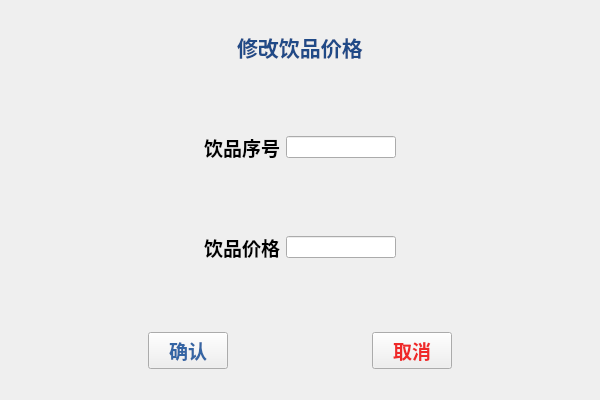
<?xml version="1.0" encoding="UTF-8"?>
<ui version="4.0">
 <class>Modify_drinks</class>
 <widget class="QWidget" name="Modify_drinks">
  <property name="geometry">
   <rect>
    <x>0</x>
    <y>0</y>
    <width>600</width>
    <height>400</height>
   </rect>
  </property>
  <property name="maximumSize">
   <size>
    <width>600</width>
    <height>400</height>
   </size>
  </property>
  <property name="windowTitle">
   <string>Form</string>
  </property>
  <layout class="QVBoxLayout" name="verticalLayout_2">
   <item>
    <spacer name="horizontalSpacer_9">
     <property name="orientation">
      <enum>Qt::Horizontal</enum>
     </property>
     <property name="sizeHint" stdset="0">
      <size>
       <width>579</width>
       <height>20</height>
      </size>
     </property>
    </spacer>
   </item>
   <item>
    <layout class="QHBoxLayout" name="horizontalLayout">
     <item>
      <spacer name="horizontalSpacer">
       <property name="orientation">
        <enum>Qt::Horizontal</enum>
       </property>
       <property name="sizeHint" stdset="0">
        <size>
         <width>40</width>
         <height>20</height>
        </size>
       </property>
      </spacer>
     </item>
     <item>
      <widget class="QLabel" name="label">
       <property name="font">
        <font>
         <family>AR PL UKai CN</family>
         <pointsize>16</pointsize>
         <weight>75</weight>
         <bold>true</bold>
        </font>
       </property>
       <property name="text">
        <string>&lt;html&gt;&lt;head/&gt;&lt;body&gt;&lt;p&gt;&lt;span style=&quot; color:#204a87;&quot;&gt;修改饮品价格&lt;/span&gt;&lt;/p&gt;&lt;/body&gt;&lt;/html&gt;</string>
       </property>
      </widget>
     </item>
     <item>
      <spacer name="horizontalSpacer_2">
       <property name="orientation">
        <enum>Qt::Horizontal</enum>
       </property>
       <property name="sizeHint" stdset="0">
        <size>
         <width>40</width>
         <height>20</height>
        </size>
       </property>
      </spacer>
     </item>
    </layout>
   </item>
   <item>
    <layout class="QHBoxLayout" name="horizontalLayout_4">
     <item>
      <spacer name="horizontalSpacer_7">
       <property name="orientation">
        <enum>Qt::Horizontal</enum>
       </property>
       <property name="sizeHint" stdset="0">
        <size>
         <width>40</width>
         <height>20</height>
        </size>
       </property>
      </spacer>
     </item>
     <item>
      <layout class="QVBoxLayout" name="verticalLayout">
       <item>
        <spacer name="verticalSpacer_3">
         <property name="orientation">
          <enum>Qt::Vertical</enum>
         </property>
         <property name="sizeHint" stdset="0">
          <size>
           <width>20</width>
           <height>40</height>
          </size>
         </property>
        </spacer>
       </item>
       <item>
        <layout class="QHBoxLayout" name="horizontalLayout_2">
         <item>
          <widget class="QLabel" name="label_2">
           <property name="font">
            <font>
             <family>AR PL UKai CN</family>
             <pointsize>14</pointsize>
             <weight>75</weight>
             <bold>true</bold>
            </font>
           </property>
           <property name="text">
            <string>饮品序号</string>
           </property>
          </widget>
         </item>
         <item>
          <widget class="QLineEdit" name="lineEdit"/>
         </item>
        </layout>
       </item>
       <item>
        <spacer name="verticalSpacer">
         <property name="orientation">
          <enum>Qt::Vertical</enum>
         </property>
         <property name="sizeHint" stdset="0">
          <size>
           <width>20</width>
           <height>40</height>
          </size>
         </property>
        </spacer>
       </item>
       <item>
        <layout class="QHBoxLayout" name="horizontalLayout_3">
         <item>
          <widget class="QLabel" name="label_3">
           <property name="font">
            <font>
             <family>AR PL UKai CN</family>
             <pointsize>14</pointsize>
             <weight>75</weight>
             <bold>true</bold>
            </font>
           </property>
           <property name="text">
            <string>饮品价格</string>
           </property>
          </widget>
         </item>
         <item>
          <widget class="QLineEdit" name="lineEdit_2"/>
         </item>
        </layout>
       </item>
       <item>
        <spacer name="verticalSpacer_2">
         <property name="orientation">
          <enum>Qt::Vertical</enum>
         </property>
         <property name="sizeHint" stdset="0">
          <size>
           <width>20</width>
           <height>40</height>
          </size>
         </property>
        </spacer>
       </item>
      </layout>
     </item>
     <item>
      <spacer name="horizontalSpacer_8">
       <property name="orientation">
        <enum>Qt::Horizontal</enum>
       </property>
       <property name="sizeHint" stdset="0">
        <size>
         <width>40</width>
         <height>20</height>
        </size>
       </property>
      </spacer>
     </item>
    </layout>
   </item>
   <item>
    <layout class="QHBoxLayout" name="horizontalLayout_6">
     <item>
      <spacer name="horizontalSpacer_6">
       <property name="orientation">
        <enum>Qt::Horizontal</enum>
       </property>
       <property name="sizeHint" stdset="0">
        <size>
         <width>40</width>
         <height>20</height>
        </size>
       </property>
      </spacer>
     </item>
     <item>
      <widget class="QPushButton" name="pushButton">
       <property name="font">
        <font>
         <family>AR PL UKai CN</family>
         <pointsize>14</pointsize>
         <weight>75</weight>
         <bold>true</bold>
        </font>
       </property>
       <property name="styleSheet">
        <string notr="true">color: rgb(52, 101, 164);</string>
       </property>
       <property name="text">
        <string>确认</string>
       </property>
       <property name="icon">
        <iconset resource="image.qrc">
         <normaloff>:/image/38.png</normaloff>:/image/38.png</iconset>
       </property>
      </widget>
     </item>
     <item>
      <spacer name="horizontalSpacer_4">
       <property name="orientation">
        <enum>Qt::Horizontal</enum>
       </property>
       <property name="sizeHint" stdset="0">
        <size>
         <width>40</width>
         <height>20</height>
        </size>
       </property>
      </spacer>
     </item>
     <item>
      <widget class="QPushButton" name="pushButton_2">
       <property name="maximumSize">
        <size>
         <width>600</width>
         <height>400</height>
        </size>
       </property>
       <property name="font">
        <font>
         <family>AR PL UKai CN</family>
         <pointsize>14</pointsize>
         <weight>75</weight>
         <bold>true</bold>
        </font>
       </property>
       <property name="styleSheet">
        <string notr="true">color: rgb(239, 41, 41);</string>
       </property>
       <property name="text">
        <string>取消</string>
       </property>
       <property name="icon">
        <iconset resource="image.qrc">
         <normaloff>:/image/39.png</normaloff>:/image/39.png</iconset>
       </property>
      </widget>
     </item>
     <item>
      <spacer name="horizontalSpacer_5">
       <property name="orientation">
        <enum>Qt::Horizontal</enum>
       </property>
       <property name="sizeHint" stdset="0">
        <size>
         <width>40</width>
         <height>20</height>
        </size>
       </property>
      </spacer>
     </item>
    </layout>
   </item>
   <item>
    <spacer name="horizontalSpacer_3">
     <property name="orientation">
      <enum>Qt::Horizontal</enum>
     </property>
     <property name="sizeHint" stdset="0">
      <size>
       <width>579</width>
       <height>20</height>
      </size>
     </property>
    </spacer>
   </item>
  </layout>
 </widget>
 <resources>
  <include location="image.qrc"/>
 </resources>
 <connections/>
</ui>
